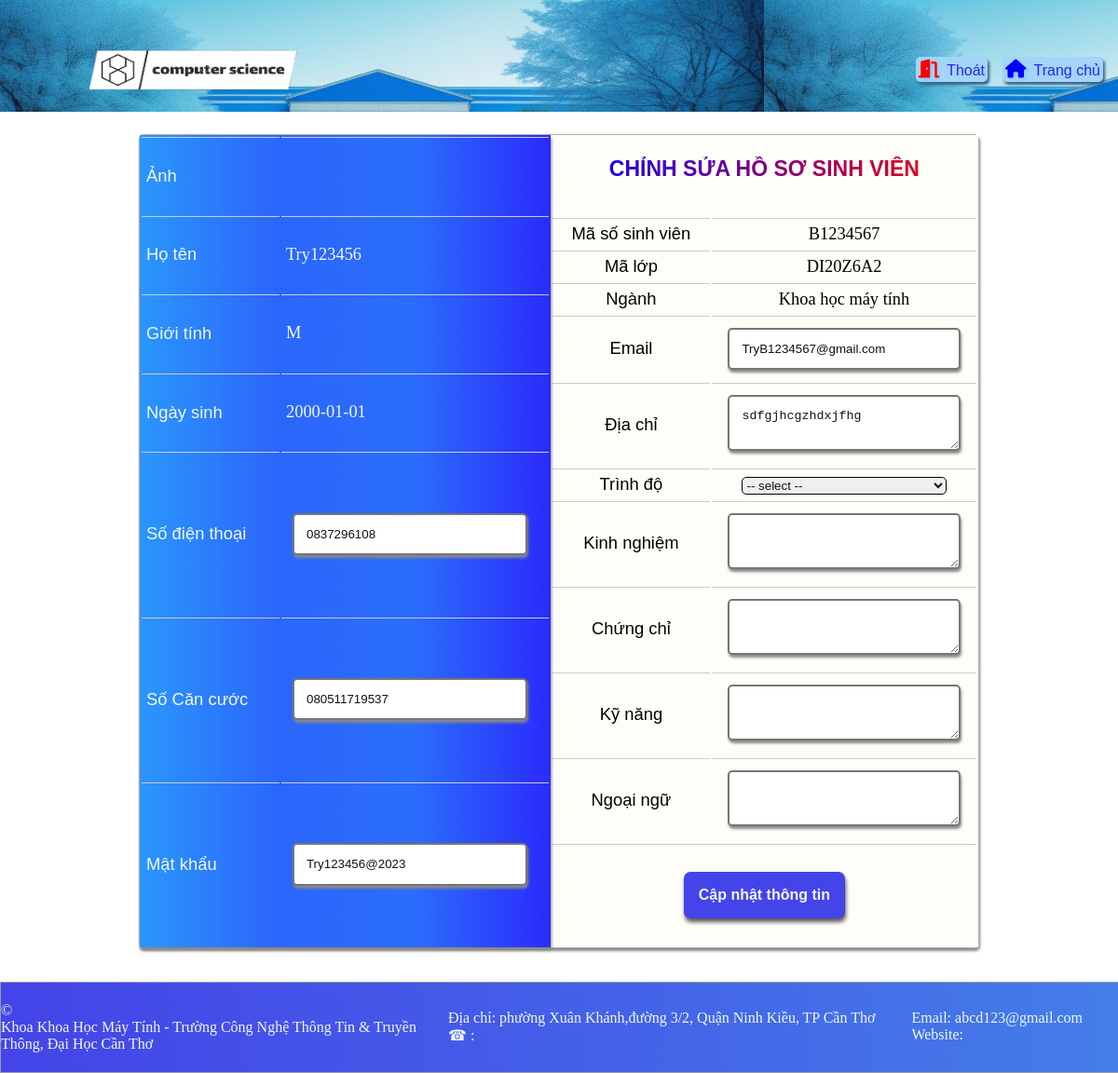
Page /DoiTuongSuDung/SinhVien/HoSo.php (signed in) on the committed database.
### tables this page shows
CREATE TABLE IF NOT EXISTS `sinhvien` (
  `MSSV` varchar(8) NOT NULL,
  `HoTen` varchar(100) NOT NULL,
  `NgaySinh` date NOT NULL,
  `GioiTinh` char(1) NOT NULL DEFAULT '0',
  `DiaChi` text DEFAULT NULL,
  `SDT` char(12) DEFAULT NULL,
  `Email` varchar(100) NOT NULL,
  `CCCD` char(12) DEFAULT NULL,
  `MaLop` varchar(8) NOT NULL,
  PRIMARY KEY (`MSSV`),
  UNIQUE KEY `CCCD` (`CCCD`),
  UNIQUE KEY `SDT` (`SDT`),
  KEY `MaLop` (`MaLop`),
  CONSTRAINT `sinhvien_ibfk_1` FOREIGN KEY (`MaLop`) REFERENCES `lop` (`MaLop`)
);

CREATE TABLE IF NOT EXISTS `taikhoan` (
  `UserID` varchar(8) NOT NULL,
  `MatKhau` varchar(100) NOT NULL,
  `UserRole` char(1) NOT NULL,
  PRIMARY KEY (`UserID`)
);

CREATE TABLE IF NOT EXISTS `lop` (
  `MaLop` varchar(8) NOT NULL,
  `TenLop` varchar(50) NOT NULL,
  `MaNganh` varchar(7) NOT NULL,
  PRIMARY KEY (`MaLop`),
  KEY `MaNganh` (`MaNganh`),
  CONSTRAINT `lop_ibfk_1` FOREIGN KEY (`MaNganh`) REFERENCES `nganh` (`MaNganh`)
);

CREATE TABLE IF NOT EXISTS `nganh` (
  `MaNganh` varchar(7) NOT NULL,
  `TenNganh` varchar(50) NOT NULL,
  `MaKhoa` varchar(5) NOT NULL,
  PRIMARY KEY (`MaNganh`),
  KEY `MaKhoa` (`MaKhoa`),
  CONSTRAINT `nganh_ibfk_1` FOREIGN KEY (`MaKhoa`) REFERENCES `khoa` (`MaKhoa`)
);

CREATE TABLE IF NOT EXISTS `giaygioithieu` (
  `IDCV` varchar(8) NOT NULL,
  `IDHocVan` varchar(8) NOT NULL,
  `MaNganh` varchar(7) NOT NULL,
  `MSSV` varchar(8) NOT NULL,
  `KinhNghiem` varchar(255) NOT NULL,
  `ChungChi` varchar(255) NOT NULL,
  `KyNang` varchar(255) NOT NULL,
  `NgoaiNgu` varchar(255) NOT NULL,
  PRIMARY KEY (`IDCV`),
  KEY `IDHocVan` (`IDHocVan`),
  KEY `MaNganh` (`MaNganh`),
  KEY `MSSV` (`MSSV`),
  CONSTRAINT `giaygioithieu_ibfk_1` FOREIGN KEY (`IDHocVan`) REFERENCES `trinhdohocvan` (`IDHocVan`),
  CONSTRAINT `giaygioithieu_ibfk_2` FOREIGN KEY (`MaNganh`) REFERENCES `nganh` (`MaNganh`),
  CONSTRAINT `giaygioithieu_ibfk_3` FOREIGN KEY (`MSSV`) REFERENCES `sinhvien` (`MSSV`)
);

CREATE TABLE IF NOT EXISTS `trinhdohocvan` (
  `IDHocVan` varchar(8) NOT NULL,
  `TenHocVan` varchar(50) NOT NULL,
  PRIMARY KEY (`IDHocVan`)
);

### DoiTuongSuDung/TrangDungChung/CacHamXuLy.php (called while the page is built, shortened)
<?php
    include('KetNoi.php');
    function TruyVan($truyvan){
        global $connect;
        $truyvan = trim(strval($truyvan));
        $ThucHien = mysqli_query($connect,$truyvan);
        return $ThucHien;
    }
    function infSinhVien($Ma){
        global $connect;
        $layThongTin = "SELECT *
        FROM sinhvien sv INNER JOIN taikhoan tk ON sv.MSSV =tk.UserID
                                INNER JOIN lop ON lop.MaLop = sv.MaLop
                                INNER JOIN nganh ON nganh.MaNganh = lop.MaNganh
                                INNER JOIN khoa ON nganh.MaKhoa = khoa.MaKhoa
        WHERE sv.MSSV = '$Ma'";
        $ThucHanh = mysqli_query($connect,$layThongTin ) or die(mysqli_connect_error());
        $ketQua = mysqli_fetch_array($ThucHanh);
        return $ketQua;
    }
    function infGiayGioiThieu($mssv){
        $sql = " SELECT * FROM giaygioithieu WHERE MSSV = '$mssv'";
        $truyvan = mysqli_fetch_array(TruyVan($sql));
        return  $truyvan;
    }
    function TenHocVan($IDhocVan){
        $sql ="SELECT * FROM trinhdohocvan WHERE IDHocVan = '$IDhocVan'";
        $truyvan = mysqli_fetch_array(TruyVan($sql));
        return  $truyvan['TenHocVan'];
    }
?>

### DoiTuongSuDung/SinhVien/HoSo.php (the view, shortened to what this page needs)
<?php
    include('../TrangDungChung/KetNoi.php');
    include('../TrangDungChung/CacHamXuLy.php');
?>
<!DOCTYPE html>
<html lang="en">
    <head>
        <link rel="stylesheet" href="../../../DinhDangWebSite/HoSo/KhungChinhSuaHoSo.css">
        <link rel="stylesheet" href="../../../DinhDangWebSite/TrangDungChung/TrangChu.css">
        <link rel="stylesheet" href="../../../DinhDangWebSite/TrangDungChung/DinhDangDungChungChoTatCa.css">
        <link rel="stylesheet" href="https://cdnjs.cloudflare.com/ajax/libs/font-awesome/6.2.1/css/all.min.css">
        <link rel="stylesheet" href="../../../DinhDangWebSite/TrangDungChung/TrangChuCaNhan.css">
    </head>
    <body>
        <header>
            <div class="DauTrang">
                <div class="logo">
                    <img src="../../../Image/logo2.png" class="AnhLogo"/>
                </div>
                <div class="CacNut">
                    <form action="../TrangDungChung/ThucHienDangXuat.php" method="post" enctype="application/x-www-form-urlencoded">
                        <button type="submit" class="NutThoat">
                            <i class="fa-solid fa-door-open"></i>Thoát
                        </button>
                    </form>
                    <a href="./TrangChuSinhVien.php" class="NutTrangChu"><i class="fa-solid fa-house"></i>Trang chủ</a>
                </div>
            </div>
        </header>
        <main>
            <?php
                $MaSSV = $_SESSION['user'];
                $infSV = infSinhVien($MaSSV);
                $thongTinGiayGioiThieu = infGiayGioiThieu($MaSSV);
                echo '
                <div class="KhungHoSoChinh">
                    <form name="BieuMauHoSo" class="HoSo" action="" method="post">
                        <table class="ThongTin_trai">
                            <tr>
                                <td>
                                    <p>Ảnh</p>
                                </td>
                                <td></td>
                            </tr>
                            <tr>
                                <td>
                                    <p>Họ tên</p>
                                </td>
                                <td>
                                    <p class="ThongTinChinhSua">'.trim($infSV['HoTen']).'</p>
                                </td>
                            </tr>
                            <tr>
                                <td>
                                    <p>Giới tính</p>
                                </td>
                                <td>
                                    <p class="ThongTinChinhSua">'.$infSV['GioiTinh'].'</p>
                                </td>
                            </tr>
                            <tr>
                                <td>
                                    <p>Ngày sinh</p>
                                </td>
                                <td>
                                    <p class="ThongTinChinhSua">'.$infSV['NgaySinh'].'</p>
                                </td>
                            </tr>
                            <tr>
                                <td>
                                    <p>Số điện thoại</p>
                                </td>
                                <td>
                                    <input name="SDT" type="text" class="ThongTinINPUT" value='.$infSV['SDT'].'>
                                </td>
                            </tr>
                            <tr>
                                <td>
                                    <p>Số Căn cước</p>
                                </td>
                                <td>
                                    <input name="CCCD" type="text" class="ThongTinINPUT" value='.$infSV['CCCD'].'>
                                </td>
                            </tr>
                            <tr>
                                <td>
                                    <p>Mật khẩu</p>
                                </td>
                                <td>
                                    <input name="MatKhau" type="text" class="ThongTinINPUT" value='.$infSV['MatKhau'].' >
                                </td>
                            </tr>
                        </table>
                        <table class="ThongTin_phai">
                            <tr>
                                <td colspan="2"  class="CotBenTrai">
                                    <p class="TieuDeChinhSua">CHỈNH SỬA HỒ SƠ SINH VIÊN</p>
                                </td>
                            </tr>
                            <tr>
                                <td>
                                    <p>Mã số sinh viên</p>
                                </td>
                                <td>
                                    <p class="ThongTinChinhSua">'.$infSV['MSSV'].'</p>
                                </td>
                            </tr>
                            <tr>
                                <td>
                                    <p>Mã lớp</p>
                                </td>
                                <td>
                                    <p class="ThongTinChinhSua">'.$infSV['MaLop'].'</p>
                                </td>
                            </tr>
                            <tr>
                                <td>
                                    <p>Ngành</p>
                                </td>
                                <td>
                                    <p class="ThongTinChinhSua">'.$infSV['TenNganh'].'</p>
                                </td>
                            </tr>
                            <tr>
                                <td>
                                    <p>Email</p>
                                </td>
                                <td>
                                    <input name="Email" type="text" class="ThongTinINPUT" value='.$infSV['Email'].'>
                                </td>
                            </tr>
                            <tr>
                                <td>
                                    <p>Địa chỉ</p>
                                </td>
                                <td>
                                    <textarea name="DiaChi" class="OLayThongTinPhai ThongTinINPUT">'.$infSV['DiaChi'].'</textarea>
                                </td>
                            </tr>
                            <tr>
                                <td>
                                    <p>Trình độ</p>
                                </td>
                                <td>
                                    <select required name="TrinhDo" id="TrinhDoHocVan" class="ThongTinINPUT" aria-valuenow='.TenHocVan($thongTinGiayGioiThieu['IDHocVan']).'>
                                        <option value="Defalt"> -- select -- </option>
                                    </select>
                                </td>
                            </tr>
                            <tr>
                                <td>
                                    <p>Kinh nghiệm</p>
                                </td>
                                <td>
                                    <textarea name="KinhNghiem" class="OLayThongTinPhai ThongTinINPUT">'.$thongTinGiayGioiThieu['KinhNghiem'].'</textarea>
                                </td>
                            </tr>
                            <tr>
                                <td>
                                    <p>Chứng chỉ</p>
                                </td>
                                <td>
                                    <textarea name="ChungChi" class="OLayThongTinPhai ThongTinINPUT">'.$thongTinGiayGioiThieu['ChungChi'].'</textarea>
                                </td>
                            </tr>
                            <tr>
                                <td>
                                    <p>Kỹ năng</p>
                                </td>
                                <td>
                                    <textarea name="KyNang" class="OLayThongTinPhai ThongTinINPUT">'.$thongTinGiayGioiThieu['KyNang'].'</textarea>
                                </td>
                            </tr>
                            <tr>
                                <td>
                                    <p>Ngoại ngữ</p>
                                </td>
                                <td>
                                    <textarea name="NgoaiNgu" class="OLayThongTinPhai ThongTinINPUT">'.$thongTinGiayGioiThieu['NgoaiNgu'].'</textarea>
                                </td>
                            </tr>
                            <tr>
                                <td colspan="2">
                                    <button type="submit" class="NutCapNhat NutDangNhap">Cập nhật thông tin</button>
                                </td>
                            </tr>
                        </table>
                    </form>
                </div>';
            ?>
        </main>
        <footer>
            <div class="ChanBenPhai">
                <p>&copy; <span id="NamHienTai"></span></p>
                <p>
                    Khoa Khoa Học Máy Tính - Trường Công Nghệ Thông Tin & Truyền Thông, Đại Học Cần Thơ
                </p>
            </div>
            <div class="ChanBenTrai">
                <div class="ChanTrai1">
                    <p>Địa chỉ: phường Xuân Khánh,đường 3/2, Quận Ninh Kiều, TP Cần Thơ</p>
                    <span>&phone; : </span>
                </div>
                <div class="ChanTrai2">
                    <p>Email: abcd123@gmail.com</p>
                    <p>Website: </p>
                </div>
            </div>
        </footer>
    </body>
</html>

### rows in the picture
sinhvien: HoTen "Try123456", GioiTinh "M", NgaySinh "2000-01-01", SDT "0837296108", CCCD "080511719537", MatKhau "Try123456@2023", MSSV "B1234567", MaLop.MaLop "DI20Z6A2", nganh.TenNganh "Khoa học máy tính", Email "TryB1234567@gmail.com", DiaChi "sdfgjhcgzhdxjfhg"
giaygioithieu: TrinhDo "-- select --"
